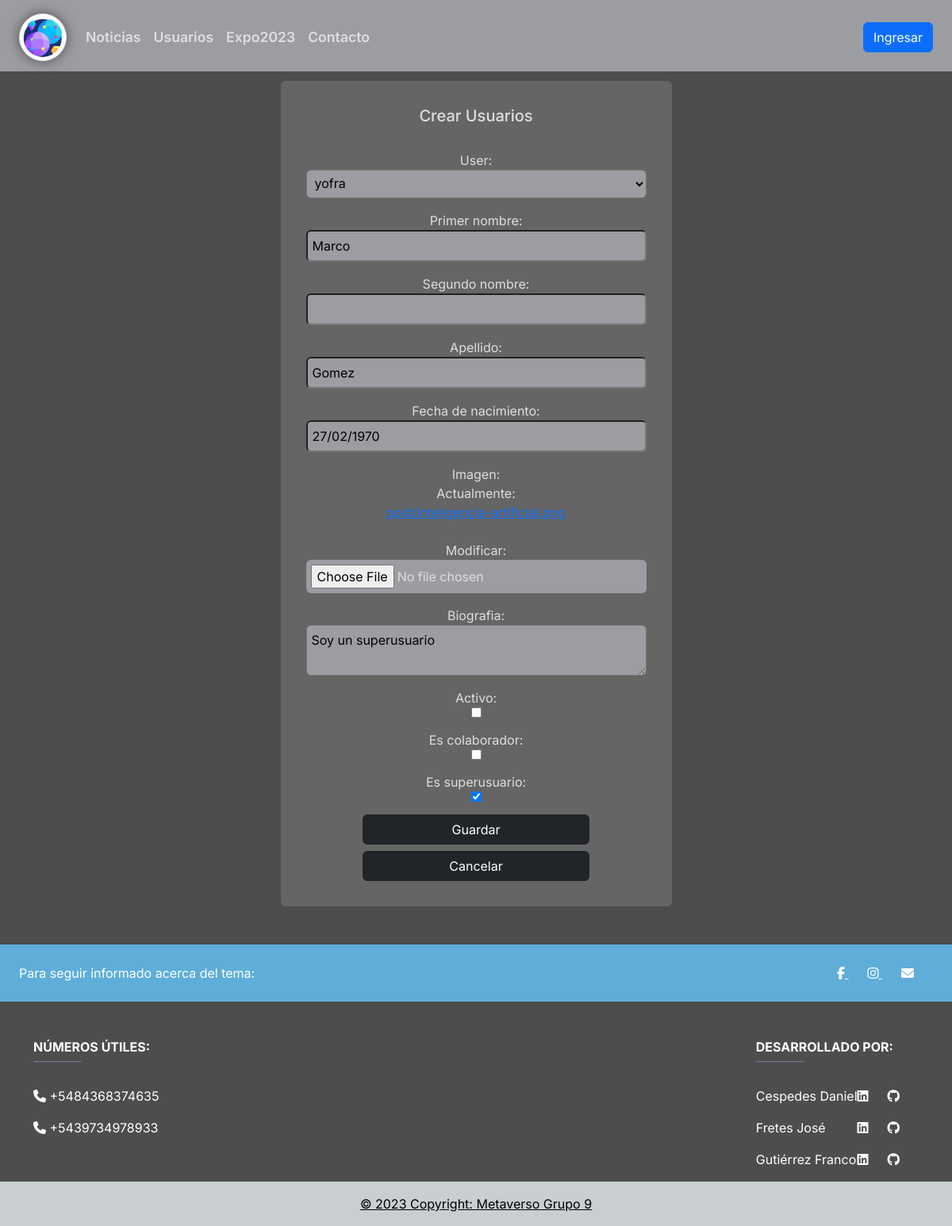
The page /actualizar_usuarios/7 on the database its author committed.
### apps/blog/models.py (models this page shows, shortened)
class Usuarios(models.Model):
    user = models.OneToOneField(User, on_delete=models.CASCADE, related_name='profile', default=None)
    primer_nombre = models.CharField(max_length=20, blank=False, null=False)
    segundo_nombre = models.CharField(max_length=20, blank=True)
    apellido = models.CharField(max_length=20, blank=False, null=False)
    fecha_nacimiento = models.DateField(blank=False, null=False, verbose_name='Fecha de nacimiento')
    imagen = models.ImageField(upload_to='post', null=True)
    biografia = models.TextField(max_length=500, blank=False, null=False)
    activo = models.BooleanField(default=False)
    es_colaborador = models.BooleanField(default=False)
    es_superusuario = models.BooleanField(default=False)
    class Meta:
        verbose_name_plural = 'Usuarios'

### apps/blog/views.py (the view)
# urls.py: path('actualizar_usuarios/<int:pk>', views.actualizarUsuarios, name='actualizar_usuarios'),
def actualizarUsuarios(request,pk):
    usuarios = get_object_or_404(Usuarios, pk=pk)
    if request.method == 'POST':
        usuarios_form = UsuariosForm(request.POST or None, request.FILES or None, instance=usuarios)
        if usuarios_form.is_valid():
            usuarios.save()
            messages.success(request, f"Usuario '{usuarios.apellido}, {usuarios.primer_nombre} {usuarios.segundo_nombre}' actualizado.")
            return redirect('blog:administrar_usuarios')
    else:
       usuarios_form = UsuariosForm(instance=usuarios)
    context = {'usuarios_form': usuarios_form}
    return render(request, 'usuarios/guardar_usuarios.html', context)

### apps/blog/forms.py
class UsuariosForm(forms.ModelForm):
    class Meta:
        model = Usuarios
        fields = ['user','primer_nombre','segundo_nombre','apellido', 'fecha_nacimiento', 'imagen','biografia','activo','es_colaborador','es_superusuario']

### templates/usuarios/guardar_usuarios.html (shortened to what this page needs)
{% extends 'base.html' %}
{% load static %}
{% block styles %}
<link rel="stylesheet" href="{% static 'styles/forms.css' %}">
{% endblock %}
{% block content %}
    <div class="card-container-form">
        <form method="POST" enctype="multipart/form-data">
                <h5 class="card-header">Crear Usuarios</h5>
                <div class="card-body form-flex">
                    {{usuarios_form.as_p}}
                </div>
                <div class="d-grid gap-2 col-8 mx-auto">
                    <button type="submit" class="btn btn-dark">Guardar</button>
                    <a class="btn btn-dark" href="{% url 'blog:perfil' %}">Cancelar</a>
                </div>
        </form>
    </div>
{% endblock content %}

### static/styles/style.css (style rules this page uses)
:root { --bg-navbar:#9C9DA2; --bg-page:#4D4D4D; --bg-card:#656565; --bg-input:#9C9DA2; --border-button:#4b4b4b; --bg-button:#4c4c4d; --font-color:#dedede; --font-color-hover:#2b2b2b; --font-color-active:#3a3939; --boton-twitter:#00ACEE; --color-notificacion:#0d0d0d; --bg-evento: rgb(43, 182, 232); --bg-evento-gradiente: linear-gradient(90deg, rgb(83, 214, 240) 0%, rgb(97, 216, 216) 100%); --acento-footer:#5eaed9; --bg-base-footer:#c9cfd0; }
html { height: 100%; }
body { background: var(--bg-page); font-family: 'Inter', sans-serif; color:var(--font-color); min-height: 100vh; }

### static/styles/forms.css (style rules this page uses)
:root { --bg-card:#9C9DA2; --bg-card-container-form: #656565; --color-link-form:#040404; --color-link-form-hover:#f0ffff; --color-form-flex-label:#dedede; --bg-form-flex-fields:#9C9DA2; --outline-form-flex-fields: 0.5px #51d1af solid; }
.card-container-form { height: fit-content; width: fit-content; background-color: var(--bg-card-container-form); padding:2rem; border-radius: 0.375rem; margin:auto; margin-top: 1%; text-align: center; }
.form-flex { display: flex; flex-direction: column; align-items: center; justify-content: center; height:fit-content; margin-top: 2rem; }
.form-flex p { display: flex; flex-direction: column; align-items:stretch ; width: 100%; }
.form-flex p label { color:var(--color-form-flex-label); }
.form-flex p input { width: auto; background-color: var(--bg-form-flex-fields); padding: 0.375rem; border-radius: 0.375rem; }
.form-flex p textarea { width: auto; height: 4rem; background-color: var(--bg-form-flex-fields); padding: 0.375rem; border-radius: 0.375rem; overflow: auto; }
.form-flex p select { width: auto; background-color: var(--bg-form-flex-fields); padding: 0.375rem; border-radius: 0.375rem; overflow: auto; }

### rows shown on the page
Usuarios: user "yofra", primer_nombre "Marco", apellido "Gomez", fecha_nacimiento "27/02/1970", biografia "Soy un superusuario", es_superusuario "☑"
